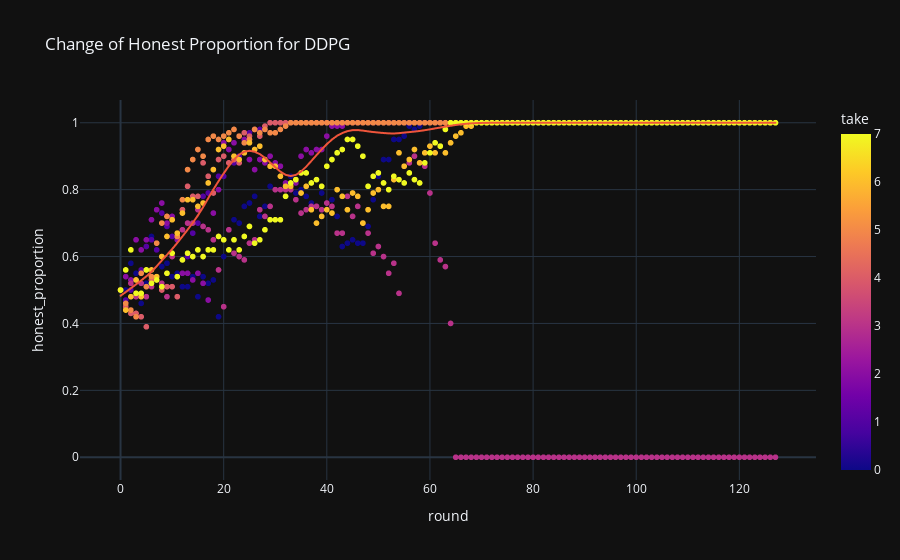

Source (notebook cell):
### Code cell
px.scatter(data_ddpg_avg, x="round", y="honest_proportion", color="take",
                   title="Change of Honest Proportion for DDPG", trendline='lowess', trendline_options=dict(frac=0.1))

### Figure 1 — Plotly figure (JSON) as saved in the notebook; plotly's stock layout.template omitted (floating-point values rounded to 4 significant figures; data arrays with more than 128 entries replaced by an {"elided": "..."} marker saying what was removed)
{"data": [{"hovertemplate": "round=%{x}<br>honest_proportion=%{y}<br>take=%{marker.color}<extra></extra>", "legendgroup": "", "marker": {"color": {"elided": "1024 int values"}, "coloraxis": "coloraxis", "symbol": "circle"}, "mode": "markers", "name": "", "showlegend": false, "type": "scattergl", "x": {"elided": "1024 int values"}, "xaxis": "x", "y": {"elided": "1024 float values"}, "yaxis": "y"}, {"hovertemplate": "<b>LOWESS trendline</b><br><br>round=%{x}<br>honest_proportion=%{y} <b>(trend)</b><extra></extra>", "legendgroup": "", "marker": {"symbol": "circle"}, "mode": "lines", "name": "", "showlegend": false, "type": "scattergl", "x": {"elided": "1024 int values"}, "xaxis": "x", "y": {"elided": "1024 float values"}, "yaxis": "y"}], "layout": {"coloraxis": {"colorbar": {"title": {"text": "take"}}, "colorscale": [[0, "#0d0887"], [0.1111, "#46039f"], [0.2222, "#7201a8"], [0.3333, "#9c179e"], [0.4444, "#bd3786"], [0.5556, "#d8576b"], [0.6667, "#ed7953"], [0.7778, "#fb9f3a"], [0.8889, "#fdca26"], [1, "#f0f921"]]}, "legend": {"tracegroupgap": 0}, "title": {"text": "Change of Honest Proportion for DDPG"}, "xaxis": {"anchor": "y", "domain": [0, 1], "title": {"text": "round"}}, "yaxis": {"anchor": "x", "domain": [0, 1], "title": {"text": "honest_proportion"}}}}
